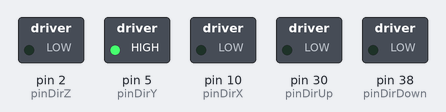
The sketch below on a simulated Arduino Mega 2560, built with avr-gcc and run on an emulated ATmega2560. Parts: switched loads named in the sketch (green lamp = pin HIGH). Pins used as bus, display or sensor lines are not drawn.

Above: at 0.1 s.
Timing chart, 0 to 1.6 s (numbered marks = the images above):
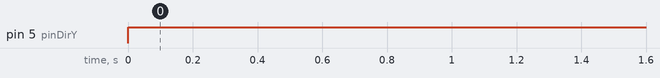

Measured:
- by itself, pin 5 (pinDirY): LOW → HIGH at 0.00 s

The sketch:

test.ino
```cpp
/*
   Programa test de motores
*/

//X
const int pinStepsX = 11;
const int pinDirX = 10;
const int pinResetX = 12;
//Y
const int pinStepsY = 6;
const int pinDirY = 5;
const int pinResetY = 7;
//motor Z
const int pinStepsZ = 3;
const int pinDirZ = 2;
const int pinResetZ = 4;

///MOTOR rollo arriba
const int pinDirUp = 30;
const int pinStepsUp = 28;
const int pinResetUp = 26;

///MOTOR rollo abajo
const int pinDirDown = 38;
const int pinStepsDown = 36;
const int pinResetDown = 34;

//variables correspondientes al motor
int speedXY = 500; //speedXY en microsegundos // speedXY //no funciona igual para ambos lados a menos de 500
int speedZ = 500; //speedZ en microsegundos // speedZ
int speedRoll = 16000;

long pasosX = 100;
long pasosY = 100;
long pasosZ = 100;
long pasosRollo = 10;

void setup() {
  Serial.begin(9600);
  pinMode(pinStepsX, OUTPUT);
  pinMode(pinDirX, OUTPUT);
  pinMode(pinResetX, OUTPUT);
  pinMode(pinStepsY, OUTPUT);
  pinMode(pinDirY, OUTPUT);
  pinMode(pinResetY, OUTPUT);
  pinMode(pinStepsZ, OUTPUT);
  pinMode(pinDirZ, OUTPUT);
  pinMode(pinResetZ, OUTPUT);
  ///MOTOR UP
  pinMode(pinDirUp, OUTPUT);
  pinMode(pinStepsUp, OUTPUT);
  pinMode(pinResetUp, OUTPUT);

  ///MOTOR DOWN
  pinMode(pinDirDown, OUTPUT);
  pinMode(pinStepsDown, OUTPUT);
  pinMode(pinResetDown, OUTPUT);

  digitalWrite(pinResetX, HIGH);
  digitalWrite(pinResetY, HIGH);
  digitalWrite(pinResetZ, HIGH);

  /*  digitalWrite(pinResetUp, HIGH);
    digitalWrite(pinResetUp, HIGH); */
}

void loop() {

  derecha();
  abajo();
}

void moveMotor(int pinStep, int velocidad) {
  digitalWrite(pinStep, HIGH);
  delayMicroseconds(velocidad);
  digitalWrite(pinStep, LOW);
  delayMicroseconds(velocidad);
}

void mueveZ() {
  adelante();
  delay(1000);
  atras();
  delay(1000);
}

void derecha() {
  digitalWrite(pinDirX, LOW);
  moveMotor(pinStepsX, speedXY);
}

void izquierda() {
  digitalWrite(pinDirX, HIGH);
  moveMotor(pinStepsX, speedXY);
}

void arriba() {
  digitalWrite(pinDirY, LOW);
  moveMotor(pinStepsY, speedXY);
}

void abajo() {
  digitalWrite(pinDirY, HIGH);
  moveMotor(pinStepsY, speedXY);
}

void atras() {
  digitalWrite(pinDirZ, LOW);
  moveMotor(pinStepsZ, speedZ);
}

void adelante() {
  digitalWrite(pinDirZ, HIGH);
  moveMotor(pinStepsZ, speedZ);
}

void rolloUpTira() {
  digitalWrite(pinResetUp, HIGH);
  digitalWrite(pinResetDown, LOW);
  digitalWrite(pinDirUp, LOW);
  for (int i = 0; i < pasosRollo; i++) {
    moveMotor(pinStepsUp, speedRoll);
  }
}

void rolloUpSuelta() {
  digitalWrite(pinResetUp, HIGH);
  digitalWrite(pinResetDown, LOW);
  digitalWrite(pinDirUp, HIGH);
  for (int i = 0; i < pasosRollo; i++) {
    moveMotor(pinStepsUp, speedRoll);
  }
}

void rolloDownTira() {
  digitalWrite(pinResetDown, HIGH);
  digitalWrite(pinResetUp, LOW);
  digitalWrite(pinDirDown, LOW);
  for (int i = 0; i < pasosRollo; i++) {
    moveMotor(pinStepsDown, speedRoll);
  }
}

void rolloDownSuelta() {
  digitalWrite(pinResetDown, HIGH);
  digitalWrite(pinResetUp, LOW);
  digitalWrite(pinDirUp, HIGH);
  for (int i = 0; i < pasosRollo; i++) {
    moveMotor(pinStepsDown, speedRoll);
  }
}
```
